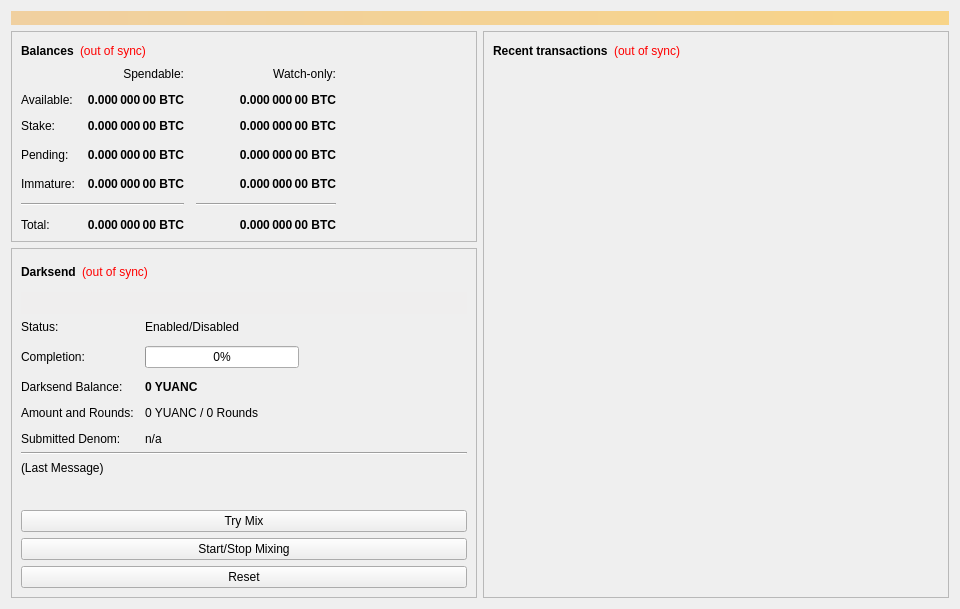
<?xml version="1.0" encoding="UTF-8"?>
<ui version="4.0">
 <class>OverviewPage</class>
 <widget class="QWidget" name="OverviewPage">
  <property name="geometry">
   <rect>
    <x>0</x>
    <y>0</y>
    <width>960</width>
    <height>594</height>
   </rect>
  </property>
  <property name="minimumSize">
   <size>
    <width>960</width>
    <height>0</height>
   </size>
  </property>
  <property name="windowTitle">
   <string>Form</string>
  </property>
  <layout class="QVBoxLayout" name="topLayout">
   <item>
    <widget class="QLabel" name="labelAlerts">
     <property name="visible">
      <bool>false</bool>
     </property>
     <property name="styleSheet">
      <string notr="true">background-color: qlineargradient(x1: 0, y1: 0, x2: 1, y2: 0, stop:0 #F0D0A0, stop:1 #F8D488); color:#000000;</string>
     </property>
     <property name="wordWrap">
      <bool>true</bool>
     </property>
     <property name="margin">
      <number>3</number>
     </property>
    </widget>
   </item>
   <item>
    <layout class="QHBoxLayout" name="horizontalLayout" stretch="1,1">
     <item>
      <layout class="QVBoxLayout" name="verticalLayout_2">
       <item>
        <widget class="QFrame" name="frame">
         <property name="frameShape">
          <enum>QFrame::StyledPanel</enum>
         </property>
         <property name="frameShadow">
          <enum>QFrame::Raised</enum>
         </property>
         <layout class="QVBoxLayout" name="verticalLayout_4">
          <item>
           <layout class="QHBoxLayout" name="horizontalLayout_4">
            <item>
             <widget class="QLabel" name="label_5">
              <property name="font">
               <font>
                <weight>75</weight>
                <bold>true</bold>
               </font>
              </property>
              <property name="text">
               <string>Balances</string>
              </property>
             </widget>
            </item>
            <item>
             <widget class="QLabel" name="labelWalletStatus">
              <property name="cursor">
               <cursorShape>WhatsThisCursor</cursorShape>
              </property>
              <property name="toolTip">
               <string>The displayed information may be out of date. Your wallet automatically synchronizes with the YuanCoin network after a connection is established, but this process has not completed yet.</string>
              </property>
              <property name="styleSheet">
               <string notr="true">QLabel { color: red; }</string>
              </property>
              <property name="text">
               <string notr="true">(out of sync)</string>
              </property>
              <property name="alignment">
               <set>Qt::AlignLeading|Qt::AlignLeft|Qt::AlignVCenter</set>
              </property>
             </widget>
            </item>
            <item>
             <spacer name="horizontalSpacer_3">
              <property name="orientation">
               <enum>Qt::Horizontal</enum>
              </property>
              <property name="sizeHint" stdset="0">
               <size>
                <width>40</width>
                <height>20</height>
               </size>
              </property>
             </spacer>
            </item>
           </layout>
          </item>
          <item>
           <layout class="QGridLayout" name="gridLayout">
            <property name="spacing">
             <number>12</number>
            </property>
            <item row="3" column="2">
             <widget class="QLabel" name="labelWatchPending">
              <property name="font">
               <font>
                <weight>75</weight>
                <bold>true</bold>
               </font>
              </property>
              <property name="cursor">
               <cursorShape>IBeamCursor</cursorShape>
              </property>
              <property name="toolTip">
               <string>Unconfirmed transactions to watch-only addresses</string>
              </property>
              <property name="text">
               <string notr="true">0.000 000 00 BTC</string>
              </property>
              <property name="alignment">
               <set>Qt::AlignRight|Qt::AlignTrailing|Qt::AlignVCenter</set>
              </property>
              <property name="textInteractionFlags">
               <set>Qt::LinksAccessibleByMouse|Qt::TextSelectableByKeyboard|Qt::TextSelectableByMouse</set>
              </property>
             </widget>
            </item>
            <item row="3" column="1">
             <widget class="QLabel" name="labelUnconfirmed">
              <property name="font">
               <font>
                <weight>75</weight>
                <bold>true</bold>
               </font>
              </property>
              <property name="cursor">
               <cursorShape>IBeamCursor</cursorShape>
              </property>
              <property name="toolTip">
               <string>Total of transactions that have yet to be confirmed, and do not yet count toward the spendable balance</string>
              </property>
              <property name="text">
               <string notr="true">0.000 000 00 BTC</string>
              </property>
              <property name="alignment">
               <set>Qt::AlignRight|Qt::AlignTrailing|Qt::AlignVCenter</set>
              </property>
              <property name="textInteractionFlags">
               <set>Qt::LinksAccessibleByMouse|Qt::TextSelectableByKeyboard|Qt::TextSelectableByMouse</set>
              </property>
             </widget>
            </item>
            <item row="4" column="2">
             <widget class="QLabel" name="labelWatchImmature">
              <property name="font">
               <font>
                <weight>75</weight>
                <bold>true</bold>
               </font>
              </property>
              <property name="cursor">
               <cursorShape>IBeamCursor</cursorShape>
              </property>
              <property name="toolTip">
               <string>Mined balance in watch-only addresses that has not yet matured</string>
              </property>
              <property name="text">
               <string notr="true">0.000 000 00 BTC</string>
              </property>
              <property name="alignment">
               <set>Qt::AlignRight|Qt::AlignTrailing|Qt::AlignVCenter</set>
              </property>
              <property name="textInteractionFlags">
               <set>Qt::LinksAccessibleByMouse|Qt::TextSelectableByKeyboard|Qt::TextSelectableByMouse</set>
              </property>
             </widget>
            </item>
            <item row="5" column="0" colspan="2">
             <widget class="Line" name="lineSpendableBalance">
              <property name="orientation">
               <enum>Qt::Horizontal</enum>
              </property>
             </widget>
            </item>
            <item row="5" column="2">
             <widget class="Line" name="lineWatchBalance">
              <property name="sizePolicy">
               <sizepolicy hsizetype="Preferred" vsizetype="Fixed">
                <horstretch>0</horstretch>
                <verstretch>0</verstretch>
               </sizepolicy>
              </property>
              <property name="minimumSize">
               <size>
                <width>140</width>
                <height>0</height>
               </size>
              </property>
              <property name="orientation">
               <enum>Qt::Horizontal</enum>
              </property>
             </widget>
            </item>
            <item row="6" column="0">
             <widget class="QLabel" name="labelTotalText">
              <property name="text">
               <string>Total:</string>
              </property>
             </widget>
            </item>
            <item row="4" column="1">
             <widget class="QLabel" name="labelImmature">
              <property name="font">
               <font>
                <weight>75</weight>
                <bold>true</bold>
               </font>
              </property>
              <property name="cursor">
               <cursorShape>IBeamCursor</cursorShape>
              </property>
              <property name="toolTip">
               <string>Mined balance that has not yet matured</string>
              </property>
              <property name="text">
               <string notr="true">0.000 000 00 BTC</string>
              </property>
              <property name="alignment">
               <set>Qt::AlignRight|Qt::AlignTrailing|Qt::AlignVCenter</set>
              </property>
              <property name="textInteractionFlags">
               <set>Qt::LinksAccessibleByMouse|Qt::TextSelectableByKeyboard|Qt::TextSelectableByMouse</set>
              </property>
             </widget>
            </item>
            <item row="3" column="3">
             <spacer name="horizontalSpacer_2">
              <property name="orientation">
               <enum>Qt::Horizontal</enum>
              </property>
              <property name="sizeHint" stdset="0">
               <size>
                <width>40</width>
                <height>20</height>
               </size>
              </property>
             </spacer>
            </item>
            <item row="4" column="0">
             <widget class="QLabel" name="labelImmatureText">
              <property name="text">
               <string>Immature:</string>
              </property>
             </widget>
            </item>
            <item row="6" column="1">
             <widget class="QLabel" name="labelTotal">
              <property name="font">
               <font>
                <weight>75</weight>
                <bold>true</bold>
               </font>
              </property>
              <property name="cursor">
               <cursorShape>IBeamCursor</cursorShape>
              </property>
              <property name="toolTip">
               <string>Your current total balance</string>
              </property>
              <property name="text">
               <string notr="true">0.000 000 00 BTC</string>
              </property>
              <property name="alignment">
               <set>Qt::AlignRight|Qt::AlignTrailing|Qt::AlignVCenter</set>
              </property>
              <property name="textInteractionFlags">
               <set>Qt::LinksAccessibleByMouse|Qt::TextSelectableByKeyboard|Qt::TextSelectableByMouse</set>
              </property>
             </widget>
            </item>
            <item row="6" column="2">
             <widget class="QLabel" name="labelWatchTotal">
              <property name="font">
               <font>
                <weight>75</weight>
                <bold>true</bold>
               </font>
              </property>
              <property name="cursor">
               <cursorShape>IBeamCursor</cursorShape>
              </property>
              <property name="toolTip">
               <string>Current total balance in watch-only addresses</string>
              </property>
              <property name="text">
               <string notr="true">0.000 000 00 BTC</string>
              </property>
              <property name="alignment">
               <set>Qt::AlignRight|Qt::AlignTrailing|Qt::AlignVCenter</set>
              </property>
              <property name="textInteractionFlags">
               <set>Qt::LinksAccessibleByMouse|Qt::TextSelectableByKeyboard|Qt::TextSelectableByMouse</set>
              </property>
             </widget>
            </item>
            <item row="0" column="2">
             <widget class="QLabel" name="labelWatchonly">
              <property name="text">
               <string>Watch-only:</string>
              </property>
              <property name="alignment">
               <set>Qt::AlignRight|Qt::AlignTrailing|Qt::AlignVCenter</set>
              </property>
             </widget>
            </item>
            <item row="1" column="0">
             <widget class="QLabel" name="labelBalanceText">
              <property name="text">
               <string>Available:</string>
              </property>
             </widget>
            </item>
            <item row="1" column="1">
             <widget class="QLabel" name="labelBalance">
              <property name="font">
               <font>
                <weight>75</weight>
                <bold>true</bold>
               </font>
              </property>
              <property name="cursor">
               <cursorShape>IBeamCursor</cursorShape>
              </property>
              <property name="toolTip">
               <string>Your current spendable balance</string>
              </property>
              <property name="text">
               <string notr="true">0.000 000 00 BTC</string>
              </property>
              <property name="alignment">
               <set>Qt::AlignRight|Qt::AlignTrailing|Qt::AlignVCenter</set>
              </property>
              <property name="textInteractionFlags">
               <set>Qt::LinksAccessibleByMouse|Qt::TextSelectableByKeyboard|Qt::TextSelectableByMouse</set>
              </property>
             </widget>
            </item>
            <item row="2" column="0">
             <widget class="QLabel" name="label_10">
              <property name="text">
               <string>Stake:</string>
              </property>
             </widget>
            </item>
            <item row="2" column="1">
             <widget class="QLabel" name="labelStake">
              <property name="font">
               <font>
                <weight>75</weight>
                <bold>true</bold>
               </font>
              </property>
              <property name="cursor">
               <cursorShape>IBeamCursor</cursorShape>
              </property>
              <property name="toolTip">
               <string>Total of coins that was staked, and do not yet count toward the current balance</string>
              </property>
              <property name="text">
               <string notr="true">0.000 000 00 BTC</string>
              </property>
              <property name="alignment">
               <set>Qt::AlignRight|Qt::AlignTrailing|Qt::AlignVCenter</set>
              </property>
              <property name="textInteractionFlags">
               <set>Qt::LinksAccessibleByMouse|Qt::TextSelectableByKeyboard|Qt::TextSelectableByMouse</set>
              </property>
             </widget>
            </item>
            <item row="2" column="2">
             <widget class="QLabel" name="labelWatchStake">
              <property name="font">
               <font>
                <weight>75</weight>
                <bold>true</bold>
               </font>
              </property>
              <property name="cursor">
               <cursorShape>IBeamCursor</cursorShape>
              </property>
              <property name="toolTip">
               <string>Total of coins that was staked in watch-only addresses, and do not yet count toward the current watch-only balance</string>
              </property>
              <property name="text">
               <string notr="true">0.000 000 00 BTC</string>
              </property>
              <property name="alignment">
               <set>Qt::AlignRight|Qt::AlignTrailing|Qt::AlignVCenter</set>
              </property>
              <property name="textInteractionFlags">
               <set>Qt::LinksAccessibleByMouse|Qt::TextSelectableByKeyboard|Qt::TextSelectableByMouse</set>
              </property>
             </widget>
            </item>
            <item row="1" column="2">
             <widget class="QLabel" name="labelWatchAvailable">
              <property name="font">
               <font>
                <weight>75</weight>
                <bold>true</bold>
               </font>
              </property>
              <property name="cursor">
               <cursorShape>IBeamCursor</cursorShape>
              </property>
              <property name="toolTip">
               <string>Your current balance in watch-only addresses</string>
              </property>
              <property name="text">
               <string notr="true">0.000 000 00 BTC</string>
              </property>
              <property name="alignment">
               <set>Qt::AlignRight|Qt::AlignTrailing|Qt::AlignVCenter</set>
              </property>
              <property name="textInteractionFlags">
               <set>Qt::LinksAccessibleByMouse|Qt::TextSelectableByKeyboard|Qt::TextSelectableByMouse</set>
              </property>
             </widget>
            </item>
            <item row="3" column="0">
             <widget class="QLabel" name="labelPendingText">
              <property name="text">
               <string>Pending:</string>
              </property>
             </widget>
            </item>
            <item row="0" column="1">
             <widget class="QLabel" name="labelSpendable">
              <property name="text">
               <string>Spendable:</string>
              </property>
              <property name="alignment">
               <set>Qt::AlignRight|Qt::AlignTrailing|Qt::AlignVCenter</set>
              </property>
             </widget>
            </item>
           </layout>
          </item>
         </layout>
        </widget>
       </item>
       <item>
        <widget class="QFrame" name="frameDarksend">
         <property name="sizePolicy">
          <sizepolicy hsizetype="Expanding" vsizetype="Expanding">
           <horstretch>0</horstretch>
           <verstretch>0</verstretch>
          </sizepolicy>
         </property>
         <property name="minimumSize">
          <size>
           <width>0</width>
           <height>350</height>
          </size>
         </property>
         <property name="layoutDirection">
          <enum>Qt::LeftToRight</enum>
         </property>
         <property name="frameShape">
          <enum>QFrame::StyledPanel</enum>
         </property>
         <property name="frameShadow">
          <enum>QFrame::Raised</enum>
         </property>
         <layout class="QVBoxLayout" name="verticalLayout_5">
          <item>
           <layout class="QHBoxLayout" name="horizontalLayout_5">
            <item>
             <widget class="QLabel" name="label_2">
              <property name="font">
               <font>
                <weight>75</weight>
                <bold>true</bold>
               </font>
              </property>
              <property name="text">
               <string>Darksend</string>
              </property>
             </widget>
            </item>
            <item>
             <widget class="QLabel" name="labelDarksendSyncStatus">
              <property name="toolTip">
               <string>The displayed information may be out of date. Your wallet automatically synchronizes with the YuanCoin network after a connection is established, but this process has not completed yet.</string>
              </property>
              <property name="styleSheet">
               <string notr="true">QLabel { color: red; }</string>
              </property>
              <property name="text">
               <string notr="true">(out of sync)</string>
              </property>
              <property name="alignment">
               <set>Qt::AlignLeading|Qt::AlignLeft|Qt::AlignVCenter</set>
              </property>
             </widget>
            </item>
            <item>
             <spacer name="horizontalSpacer_4">
              <property name="orientation">
               <enum>Qt::Horizontal</enum>
              </property>
              <property name="sizeHint" stdset="0">
               <size>
                <width>40</width>
                <height>20</height>
               </size>
              </property>
             </spacer>
            </item>
           </layout>
          </item>
          <item>
           <widget class="QPushButton" name="runAutoDenom">
            <property name="palette">
             <palette>
              <active>
               <colorrole role="WindowText">
                <brush brushstyle="SolidPattern">
                 <color alpha="255">
                  <red>0</red>
                  <green>0</green>
                  <blue>0</blue>
                 </color>
                </brush>
               </colorrole>
               <colorrole role="Button">
                <brush brushstyle="SolidPattern">
                 <color alpha="255">
                  <red>239</red>
                  <green>238</green>
                  <blue>238</blue>
                 </color>
                </brush>
               </colorrole>
               <colorrole role="Light">
                <brush brushstyle="SolidPattern">
                 <color alpha="255">
                  <red>255</red>
                  <green>255</green>
                  <blue>255</blue>
                 </color>
                </brush>
               </colorrole>
               <colorrole role="Midlight">
                <brush brushstyle="SolidPattern">
                 <color alpha="255">
                  <red>247</red>
                  <green>246</green>
                  <blue>246</blue>
                 </color>
                </brush>
               </colorrole>
               <colorrole role="Dark">
                <brush brushstyle="SolidPattern">
                 <color alpha="255">
                  <red>119</red>
                  <green>119</green>
                  <blue>119</blue>
                 </color>
                </brush>
               </colorrole>
               <colorrole role="Mid">
                <brush brushstyle="SolidPattern">
                 <color alpha="255">
                  <red>159</red>
                  <green>159</green>
                  <blue>159</blue>
                 </color>
                </brush>
               </colorrole>
               <colorrole role="Text">
                <brush brushstyle="SolidPattern">
                 <color alpha="255">
                  <red>0</red>
                  <green>0</green>
                  <blue>0</blue>
                 </color>
                </brush>
               </colorrole>
               <colorrole role="BrightText">
                <brush brushstyle="SolidPattern">
                 <color alpha="255">
                  <red>255</red>
                  <green>255</green>
                  <blue>255</blue>
                 </color>
                </brush>
               </colorrole>
               <colorrole role="ButtonText">
                <brush brushstyle="SolidPattern">
                 <color alpha="255">
                  <red>0</red>
                  <green>0</green>
                  <blue>0</blue>
                 </color>
                </brush>
               </colorrole>
               <colorrole role="Base">
                <brush brushstyle="SolidPattern">
                 <color alpha="255">
                  <red>255</red>
                  <green>255</green>
                  <blue>255</blue>
                 </color>
                </brush>
               </colorrole>
               <colorrole role="Window">
                <brush brushstyle="SolidPattern">
                 <color alpha="255">
                  <red>239</red>
                  <green>238</green>
                  <blue>238</blue>
                 </color>
                </brush>
               </colorrole>
               <colorrole role="Shadow">
                <brush brushstyle="SolidPattern">
                 <color alpha="255">
                  <red>0</red>
                  <green>0</green>
                  <blue>0</blue>
                 </color>
                </brush>
               </colorrole>
               <colorrole role="AlternateBase">
                <brush brushstyle="SolidPattern">
                 <color alpha="255">
                  <red>247</red>
                  <green>246</green>
                  <blue>246</blue>
                 </color>
                </brush>
               </colorrole>
               <colorrole role="ToolTipBase">
                <brush brushstyle="SolidPattern">
                 <color alpha="255">
                  <red>255</red>
                  <green>255</green>
                  <blue>220</blue>
                 </color>
                </brush>
               </colorrole>
               <colorrole role="ToolTipText">
                <brush brushstyle="SolidPattern">
                 <color alpha="255">
                  <red>0</red>
                  <green>0</green>
                  <blue>0</blue>
                 </color>
                </brush>
               </colorrole>
              </active>
              <inactive>
               <colorrole role="WindowText">
                <brush brushstyle="SolidPattern">
                 <color alpha="255">
                  <red>0</red>
                  <green>0</green>
                  <blue>0</blue>
                 </color>
                </brush>
               </colorrole>
               <colorrole role="Button">
                <brush brushstyle="SolidPattern">
                 <color alpha="255">
                  <red>239</red>
                  <green>238</green>
                  <blue>238</blue>
                 </color>
                </brush>
               </colorrole>
               <colorrole role="Light">
                <brush brushstyle="SolidPattern">
                 <color alpha="255">
                  <red>255</red>
                  <green>255</green>
                  <blue>255</blue>
                 </color>
                </brush>
               </colorrole>
               <colorrole role="Midlight">
                <brush brushstyle="SolidPattern">
                 <color alpha="255">
                  <red>247</red>
                  <green>246</green>
                  <blue>246</blue>
                 </color>
                </brush>
               </colorrole>
               <colorrole role="Dark">
                <brush brushstyle="SolidPattern">
                 <color alpha="255">
                  <red>119</red>
                  <green>119</green>
                  <blue>119</blue>
                 </color>
                </brush>
               </colorrole>
               <colorrole role="Mid">
                <brush brushstyle="SolidPattern">
                 <color alpha="255">
                  <red>159</red>
                  <green>159</green>
                  <blue>159</blue>
                 </color>
                </brush>
               </colorrole>
               <colorrole role="Text">
                <brush brushstyle="SolidPattern">
                 <color alpha="255">
                  <red>0</red>
                  <green>0</green>
                  <blue>0</blue>
                 </color>
                </brush>
               </colorrole>
               <colorrole role="BrightText">
                <brush brushstyle="SolidPattern">
                 <color alpha="255">
                  <red>255</red>
                  <green>255</green>
                  <blue>255</blue>
                 </color>
                </brush>
               </colorrole>
               <colorrole role="ButtonText">
                <brush brushstyle="SolidPattern">
                 <color alpha="255">
                  <red>0</red>
                  <green>0</green>
                  <blue>0</blue>
                 </color>
                </brush>
               </colorrole>
               <colorrole role="Base">
                <brush brushstyle="SolidPattern">
                 <color alpha="255">
                  <red>255</red>
                  <green>255</green>
                  <blue>255</blue>
                 </color>
                </brush>
               </colorrole>
               <colorrole role="Window">
                <brush brushstyle="SolidPattern">
                 <color alpha="255">
                  <red>239</red>
                  <green>238</green>
                  <blue>238</blue>
                 </color>
                </brush>
               </colorrole>
               <colorrole role="Shadow">
                <brush brushstyle="SolidPattern">
                 <color alpha="255">
                  <red>0</red>
                  <green>0</green>
                  <blue>0</blue>
                 </color>
                </brush>
               </colorrole>
               <colorrole role="AlternateBase">
                <brush brushstyle="SolidPattern">
                 <color alpha="255">
                  <red>247</red>
                  <green>246</green>
                  <blue>246</blue>
                 </color>
                </brush>
               </colorrole>
               <colorrole role="ToolTipBase">
                <brush brushstyle="SolidPattern">
                 <color alpha="255">
                  <red>255</red>
                  <green>255</green>
                  <blue>220</blue>
                 </color>
                </brush>
               </colorrole>
               <colorrole role="ToolTipText">
                <brush brushstyle="SolidPattern">
                 <color alpha="255">
                  <red>0</red>
                  <green>0</green>
                  <blue>0</blue>
                 </color>
                </brush>
               </colorrole>
              </inactive>
              <disabled>
               <colorrole role="WindowText">
                <brush brushstyle="SolidPattern">
                 <color alpha="255">
                  <red>119</red>
                  <green>119</green>
                  <blue>119</blue>
                 </color>
                </brush>
               </colorrole>
               <colorrole role="Button">
                <brush brushstyle="SolidPattern">
                 <color alpha="255">
                  <red>239</red>
                  <green>238</green>
                  <blue>238</blue>
                 </color>
                </brush>
               </colorrole>
               <colorrole role="Light">
                <brush brushstyle="SolidPattern">
                 <color alpha="255">
                  <red>255</red>
                  <green>255</green>
                  <blue>255</blue>
                 </color>
                </brush>
               </colorrole>
               <colorrole role="Midlight">
                <brush brushstyle="SolidPattern">
                 <color alpha="255">
                  <red>247</red>
                  <green>246</green>
                  <blue>246</blue>
                 </color>
                </brush>
               </colorrole>
               <colorrole role="Dark">
                <brush brushstyle="SolidPattern">
                 <color alpha="255">
                  <red>119</red>
                  <green>119</green>
                  <blue>119</blue>
                 </color>
                </brush>
               </colorrole>
               <colorrole role="Mid">
                <brush brushstyle="SolidPattern">
                 <color alpha="255">
                  <red>159</red>
                  <green>159</green>
                  <blue>159</blue>
                 </color>
                </brush>
               </colorrole>
               <colorrole role="Text">
                <brush brushstyle="SolidPattern">
                 <color alpha="255">
                  <red>119</red>
                  <green>119</green>
                  <blue>119</blue>
                 </color>
                </brush>
               </colorrole>
               <colorrole role="BrightText">
                <brush brushstyle="SolidPattern">
                 <color alpha="255">
                  <red>255</red>
                  <green>255</green>
                  <blue>255</blue>
                 </color>
                </brush>
               </colorrole>
               <colorrole role="ButtonText">
                <brush brushstyle="SolidPattern">
                 <color alpha="255">
                  <red>119</red>
                  <green>119</green>
                  <blue>119</blue>
                 </color>
                </brush>
               </colorrole>
               <colorrole role="Base">
                <brush brushstyle="SolidPattern">
                 <color alpha="255">
                  <red>239</red>
                  <green>238</green>
                  <blue>238</blue>
                 </color>
                </brush>
               </colorrole>
               <colorrole role="Window">
                <brush brushstyle="SolidPattern">
                 <color alpha="255">
                  <red>239</red>
                  <green>238</green>
                  <blue>238</blue>
                 </color>
                </brush>
               </colorrole>
               <colorrole role="Shadow">
                <brush brushstyle="SolidPattern">
                 <color alpha="255">
                  <red>0</red>
                  <green>0</green>
                  <blue>0</blue>
                 </color>
                </brush>
               </colorrole>
               <colorrole role="AlternateBase">
                <brush brushstyle="SolidPattern">
                 <color alpha="255">
                  <red>239</red>
                  <green>238</green>
                  <blue>238</blue>
                 </color>
                </brush>
               </colorrole>
               <colorrole role="ToolTipBase">
                <brush brushstyle="SolidPattern">
                 <color alpha="255">
                  <red>255</red>
                  <green>255</green>
                  <blue>220</blue>
                 </color>
                </brush>
               </colorrole>
               <colorrole role="ToolTipText">
                <brush brushstyle="SolidPattern">
                 <color alpha="255">
                  <red>0</red>
                  <green>0</green>
                  <blue>0</blue>
                 </color>
                </brush>
               </colorrole>
              </disabled>
             </palette>
            </property>
            <property name="focusPolicy">
             <enum>Qt::NoFocus</enum>
            </property>
            <property name="autoFillBackground">
             <bool>true</bool>
            </property>
            <property name="text">
             <string/>
            </property>
            <property name="flat">
             <bool>true</bool>
            </property>
           </widget>
          </item>
          <item>
           <layout class="QFormLayout" name="formLayout">
            <property name="fieldGrowthPolicy">
             <enum>QFormLayout::AllNonFixedFieldsGrow</enum>
            </property>
            <property name="horizontalSpacing">
             <number>11</number>
            </property>
            <property name="verticalSpacing">
             <number>12</number>
            </property>
            <item row="0" column="0">
             <widget class="QLabel" name="label_6">
              <property name="text">
               <string>Status:</string>
              </property>
             </widget>
            </item>
            <item row="1" column="0">
             <widget class="QLabel" name="label_7">
              <property name="text">
               <string>Completion:</string>
              </property>
             </widget>
            </item>
            <item row="1" column="1">
             <widget class="QProgressBar" name="darksendProgress">
              <property name="maximumSize">
               <size>
                <width>154</width>
                <height>16777215</height>
               </size>
              </property>
              <property name="value">
               <number>0</number>
              </property>
             </widget>
            </item>
            <item row="3" column="0">
             <widget class="QLabel" name="labelAnonymizedText">
              <property name="text">
               <string>Darksend Balance:</string>
              </property>
             </widget>
            </item>
            <item row="3" column="1">
             <widget class="QLabel" name="labelAnonymized">
              <property name="font">
               <font>
                <weight>75</weight>
                <bold>true</bold>
               </font>
              </property>
              <property name="text">
               <string notr="true">0 YUANC</string>
              </property>
             </widget>
            </item>
            <item row="4" column="0">
             <widget class="QLabel" name="label_8">
              <property name="text">
               <string>Amount and Rounds:</string>
              </property>
             </widget>
            </item>
            <item row="4" column="1">
             <widget class="QLabel" name="labelAmountRounds">
              <property name="text">
               <string>0 YUANC / 0 Rounds</string>
              </property>
             </widget>
            </item>
            <item row="5" column="0">
             <widget class="QLabel" name="label_9">
              <property name="text">
               <string>Submitted Denom:</string>
              </property>
             </widget>
            </item>
            <item row="5" column="1">
             <widget class="QLabel" name="labelSubmittedDenom">
              <property name="toolTip">
               <string>The denominations you submitted to the Masternode.&lt;br&gt;To mix, other users must submit the exact same denominations.</string>
              </property>
              <property name="text">
               <string>n/a</string>
              </property>
             </widget>
            </item>
            <item row="0" column="1">
             <widget class="QLabel" name="darksendEnabled">
              <property name="text">
               <string>Enabled/Disabled</string>
              </property>
             </widget>
            </item>
           </layout>
          </item>
          <item>
           <widget class="Line" name="lineLastMessage">
            <property name="orientation">
             <enum>Qt::Horizontal</enum>
            </property>
           </widget>
          </item>
          <item>
           <widget class="QLabel" name="darksendStatus">
            <property name="minimumSize">
             <size>
              <width>288</width>
              <height>43</height>
             </size>
            </property>
            <property name="text">
             <string>(Last Message)</string>
            </property>
            <property name="alignment">
             <set>Qt::AlignLeading|Qt::AlignLeft|Qt::AlignTop</set>
            </property>
            <property name="wordWrap">
             <bool>true</bool>
            </property>
           </widget>
          </item>
          <item>
           <widget class="QPushButton" name="darksendAuto">
            <property name="sizePolicy">
             <sizepolicy hsizetype="MinimumExpanding" vsizetype="Fixed">
              <horstretch>0</horstretch>
              <verstretch>0</verstretch>
             </sizepolicy>
            </property>
            <property name="toolTip">
             <string>Try to manually submit a Darksend request.</string>
            </property>
            <property name="text">
             <string>Try Mix</string>
            </property>
           </widget>
          </item>
          <item>
           <widget class="QPushButton" name="toggleDarksend">
            <property name="sizePolicy">
             <sizepolicy hsizetype="MinimumExpanding" vsizetype="Fixed">
              <horstretch>0</horstretch>
              <verstretch>0</verstretch>
             </sizepolicy>
            </property>
            <property name="text">
             <string>Start/Stop Mixing</string>
            </property>
           </widget>
          </item>
          <item>
           <widget class="QPushButton" name="darksendReset">
            <property name="sizePolicy">
             <sizepolicy hsizetype="MinimumExpanding" vsizetype="Fixed">
              <horstretch>0</horstretch>
              <verstretch>0</verstretch>
             </sizepolicy>
            </property>
            <property name="toolTip">
             <string>Reset the current status of Darksend (can interrupt Darksend if it's in the process of Mixing, which can cost you money!)</string>
            </property>
            <property name="autoFillBackground">
             <bool>false</bool>
            </property>
            <property name="text">
             <string>Reset</string>
            </property>
           </widget>
          </item>
         </layout>
        </widget>
       </item>
       <item>
        <spacer name="verticalSpacer">
         <property name="orientation">
          <enum>Qt::Vertical</enum>
         </property>
         <property name="sizeHint" stdset="0">
          <size>
           <width>20</width>
           <height>40</height>
          </size>
         </property>
        </spacer>
       </item>
      </layout>
     </item>
     <item>
      <layout class="QVBoxLayout" name="verticalLayout_3">
       <item>
        <widget class="QFrame" name="frame_2">
         <property name="frameShape">
          <enum>QFrame::StyledPanel</enum>
         </property>
         <property name="frameShadow">
          <enum>QFrame::Raised</enum>
         </property>
         <layout class="QVBoxLayout" name="verticalLayout">
          <item>
           <layout class="QHBoxLayout" name="horizontalLayout_2">
            <item>
             <widget class="QLabel" name="label_4">
              <property name="font">
               <font>
                <weight>75</weight>
                <bold>true</bold>
               </font>
              </property>
              <property name="text">
               <string>Recent transactions</string>
              </property>
             </widget>
            </item>
            <item>
             <widget class="QLabel" name="labelTransactionsStatus">
              <property name="cursor">
               <cursorShape>WhatsThisCursor</cursorShape>
              </property>
              <property name="toolTip">
               <string>The displayed information may be out of date. Your wallet automatically synchronizes with the YuanCoin network after a connection is established, but this process has not completed yet.</string>
              </property>
              <property name="styleSheet">
               <string notr="true">QLabel { color: red; }</string>
              </property>
              <property name="text">
               <string notr="true">(out of sync)</string>
              </property>
              <property name="alignment">
               <set>Qt::AlignRight|Qt::AlignTrailing|Qt::AlignVCenter</set>
              </property>
             </widget>
            </item>
            <item>
             <spacer name="horizontalSpacer">
              <property name="orientation">
               <enum>Qt::Horizontal</enum>
              </property>
              <property name="sizeHint" stdset="0">
               <size>
                <width>40</width>
                <height>20</height>
               </size>
              </property>
             </spacer>
            </item>
           </layout>
          </item>
          <item>
           <widget class="QListView" name="listTransactions">
            <property name="styleSheet">
             <string notr="true">QListView { background: transparent; }</string>
            </property>
            <property name="frameShape">
             <enum>QFrame::NoFrame</enum>
            </property>
            <property name="verticalScrollBarPolicy">
             <enum>Qt::ScrollBarAlwaysOff</enum>
            </property>
            <property name="horizontalScrollBarPolicy">
             <enum>Qt::ScrollBarAlwaysOff</enum>
            </property>
            <property name="selectionMode">
             <enum>QAbstractItemView::NoSelection</enum>
            </property>
           </widget>
          </item>
         </layout>
        </widget>
       </item>
      </layout>
     </item>
    </layout>
   </item>
  </layout>
 </widget>
 <resources/>
 <connections/>
</ui>
